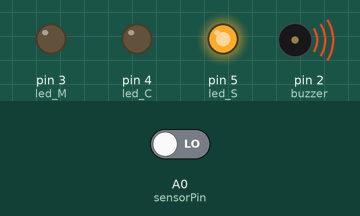
Simulated run of this sketch. Board: Arduino Uno, built with avr-gcc and run on an emulated ATmega328P. On the bench: output pins drawn as LEDs (lit = HIGH), buzzer (waves = sounding, pin HIGH). The test bench sets the inputs (shaded band); at power-on: A0 (sensorPin) LOW. The modem accepts every AT command (registered, SIM ready, sends succeed) and sends nothing else; what the sketch prints to the serial monitor is not drawn.

Above: at 12.8 s.
12.9 s: A0 (sensorPin) driven HIGH
At 15.6 s:
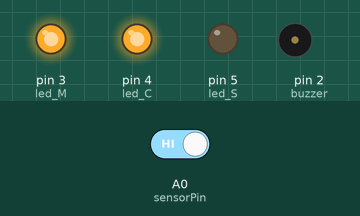
15.9 s: A0 (sensorPin) driven LOW
At 17.2 s:
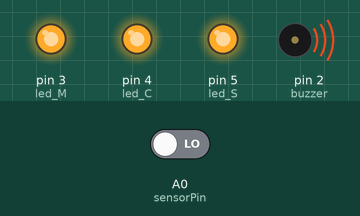
Timing chart, 0 to 18.9 s (numbered marks = the images above; inputs shaded):
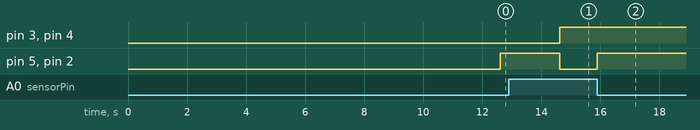

Measured:
- after the input at 12.9 s, pin 5 (led_S), pin 2 (buzzer): HIGH → LOW after 1.7 s
- after the input at 15.9 s, pin 5 (led_S), pin 2 (buzzer): LOW → HIGH at once

The sketch:

Flame_Sensor_GSM_Call_SMS.ino
```cpp
#include <EEPROM.h>
#include <SoftwareSerial.h> //Create software serial object to communicate with SIM800L
SoftwareSerial GSM(8, 9);   //SIM800L Tx & Rx is connected to Arduino #8 & #9

char phone_no[]="+923378655465"; //change +92 with country code and 3378655465 with phone number to sms

#define sensorPin A0 // choose the input pin (for Fire sensor)

#define buzzer 2 // choose the pin for the Buzzer
#define led_M  3 // choose the pin for the Green LED Message active indication
#define led_C  4 // choose the pin for the Green LED Call Active indication
#define led_S  5 // choose the pin for the Red LED Fire detection indication

int read_value; // variable for reading the sensorpin status

int sms_Status, call_Status;
int flag=0;
int var_1=0, var_2=0;
char input_string[15]; // Will hold the incoming character from the GSM shield

void setup(){ // put your setup code here, to run once

Serial.begin(9600);//Begin serial communication with Arduino and Arduino IDE (Serial Monitor)
GSM.begin(9600);   //Begin serial communication with Arduino and SIM800L

pinMode(sensorPin, INPUT); // declare sensor as input

pinMode(buzzer,OUTPUT); // declare Buzzer as output
pinMode(led_M,OUTPUT); // declare Green LED as output
pinMode(led_C,OUTPUT); // declare Green LED as output
pinMode(led_S,OUTPUT); // declare Red LED as output

Serial.println("Initializing....");
initModule("AT","OK",1000);                //Once the handshake test is successful, it will back to OK
initModule("ATE1","OK",1000);              //this command is used for enabling echo
initModule("AT+CPIN?","READY",1000);       //this command is used to check whether SIM card is inserted in GSM Module or not
initModule("AT+CMGF=1","OK",1000);         //Configuring TEXT mode
initModule("AT+CNMI=2,2,0,0,0","OK",1000); //Decides how newly arrived SMS messages should be handled
Serial.println("Initialized Successfully");

sendSMS(phone_no,"Start GSM Fire Alert System");


sms_Status  = EEPROM.read(1);
call_Status = EEPROM.read(2);
}

void loop(){
readSMS();

read_value = digitalRead(sensorPin); // Digital input value

if(read_value==1){ //check if the Fire variable is High
digitalWrite(buzzer, LOW); // Turn LED off.
digitalWrite(led_S, LOW);  // Turn LED off.
flag=0;
}
else{ //check if the Fire variable is Low
digitalWrite(buzzer, HIGH); // Turn LED on.
digitalWrite(led_S, HIGH);  // Turn LED on.
if(flag==0){flag=1;
 if(sms_Status==1){sendSMS(phone_no,"Fire is Detected Alert....!!!");}
 delay(1000);
 if(call_Status==1){callUp(phone_no);}
}
delay(1000);
}

  if (var_1 == 1){
     if (!(strncmp(input_string, "Sms On", 6))){sms_Status=1;
  EEPROM.write(1, sms_Status);
  sendSMS(phone_no,"Message is Active");
  }
else if (!(strncmp(input_string, "Sms Off", 7))){sms_Status=0;
  EEPROM.write(1, sms_Status);
  sendSMS(phone_no,"Message is Deactivate");
  }

else if (!(strncmp(input_string, "Call On", 7))){call_Status=1;
  EEPROM.write(2, call_Status);
  sendSMS(phone_no,"Call is Active");
  }
else if (!(strncmp(input_string, "Call Off", 8))){call_Status=0;
  EEPROM.write(2, call_Status);
  sendSMS(phone_no,"Call is Deactivate");
  }

    var_1 = 0;
    var_2 = 0;
  }

digitalWrite(led_M, sms_Status);  //LED On SMS Active,  LED Off SMS Deactivate
digitalWrite(led_C, call_Status); //LED On Call Active, LED Off Call Deactivate

}

void sendSMS(char *number, char *msg){
GSM.print("AT+CMGS=\"");GSM.print(number);GSM.println("\"\r\n"); //AT+CMGS=”Mobile Number” <ENTER> - Assigning recipient’s mobile number
delay(500);
GSM.println(msg); // Message contents
delay(500);
GSM.write(byte(26)); //Ctrl+Z  send message command (26 in decimal).
delay(5000);
}

void callUp(char *number){
GSM.print("ATD + "); GSM.print(number); GSM.println(";"); //Call to the specific number, ends with semi-colon,replace X with mobile number
delay(1000);       // wait for 1 seconds...
}


void readSMS(){
  while(GSM.available()>0){
    //--------- PIN HERE -------//
    if (GSM.find("/786")) // <<< '/786' where786 is 3 digit PIN.
      //--------- PIN HERE -------//
    {
      delay(1000);
      while (GSM.available())
      {
        char input_char = GSM.read();
        input_string[var_2++] = input_char;
        if (input_char == '/')
        {
          var_1 = 1;
          return;
        }
      }
    }
 }
}


void initModule(String cmd, char *res, int t){
while(1){
    Serial.println(cmd);
    GSM.println(cmd);
    delay(100);
    while(GSM.available()>0){
       if(GSM.find(res)){
        Serial.println(res);
        delay(t);
        return;
       }else{Serial.println("Error");}}
    delay(t);
  }
}
```
